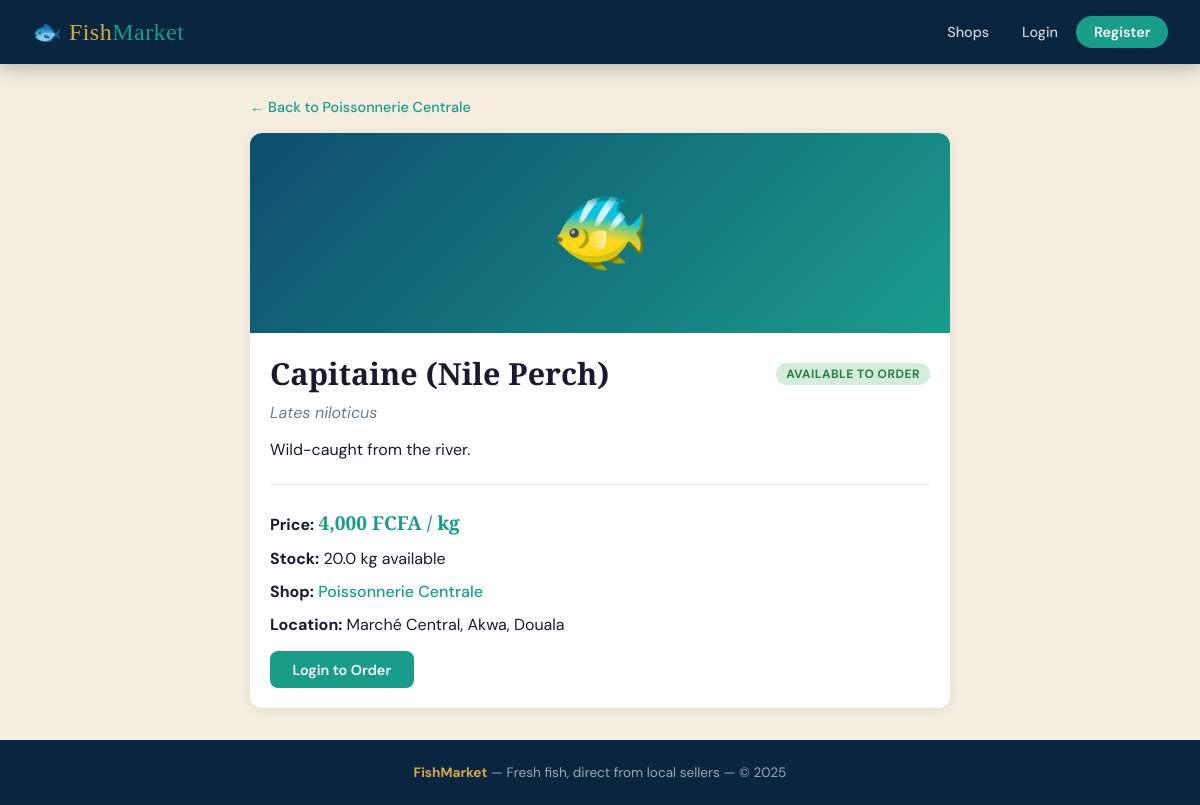
Page /fish/2 on the committed database.
### app.py (models this page shows)
class Shop(db.Model):
    __tablename__ = "shops"
    id          = db.Column(db.Integer, primary_key=True)
    seller_id   = db.Column(db.Integer, db.ForeignKey("users.id"), nullable=False, unique=True)
    name        = db.Column(db.String(120), nullable=False)
    description = db.Column(db.Text)
    location    = db.Column(db.String(255), nullable=False)
    city        = db.Column(db.String(80))
    logo_url    = db.Column(db.String(255))
    is_open     = db.Column(db.Boolean, default=True)   # shop open/closed toggle
    created_at  = db.Column(db.DateTime, default=datetime.utcnow)
    seller  = db.relationship("User",  back_populates="shop")
    fishes  = db.relationship("Fish",  back_populates="shop", cascade="all, delete-orphan")
    orders  = db.relationship("Order", back_populates="shop")

class Fish(db.Model):
    __tablename__ = "fishes"
    id           = db.Column(db.Integer, primary_key=True)
    shop_id      = db.Column(db.Integer, db.ForeignKey("shops.id"), nullable=False)
    name         = db.Column(db.String(120), nullable=False)
    species      = db.Column(db.String(120))
    description  = db.Column(db.Text)
    price_per_kg = db.Column(db.Float, nullable=False)
    stock_kg     = db.Column(db.Float, default=0.0)     # 0 = out of stock
    is_orderable = db.Column(db.Boolean, default=True)  # seller decides if ordering is open
    image_url    = db.Column(db.String(255))
    created_at   = db.Column(db.DateTime, default=datetime.utcnow)
    shop        = db.relationship("Shop",      back_populates="fishes")
    order_items = db.relationship("OrderItem", back_populates="fish")
    @property
    def available(self):
        return self.is_orderable and self.stock_kg > 0 and self.shop.is_open

### app.py (the view)
@app.route("/fish/<int:fish_id>")
def fish_detail(fish_id):
    fish = Fish.query.get_or_404(fish_id)
    return render_template("fish_detail.html", fish=fish, user=current_user())

### app.py (called while the page is built)
def current_user():
    if "user_id" in session:
        return db.session.get(User, session["user_id"])
    return None

### templates/fish_detail.html (shortened to what this page needs)
{% extends "base.html" %}
{% block content %}
<div style="max-width:700px;margin:0 auto;">
  <a href="{{ url_for('shop_detail', shop_id=fish.shop_id) }}" class="link" style="font-size:0.9rem;">← Back to {{ fish.shop.name }}</a>
  <div class="card mt-2">
    {% if fish.image_url %}
      <img src="{{ fish.image_url }}" alt="{{ fish.name }}" class="fish-img" style="height:260px;">
    {% else %}
      <div class="fish-img-placeholder" style="height:200px;font-size:5rem;">🐠</div>
    {% endif %}
    <div class="card-body">
      <div class="flex justify-between items-center mb-1">
        <h1 style="font-family:'Playfair Display',serif;font-size:1.9rem;">{{ fish.name }}</h1>
        {% if fish.available %}
          <span class="badge badge-green">Available to Order</span>
        {% elif fish.stock_kg == 0 %}
          <span class="badge badge-red">Out of Stock</span>
        {% else %}
          <span class="badge badge-gray">Not Available</span>
        {% endif %}
      </div>
      {% if fish.species %}
        <p class="text-muted mb-2" style="font-style:italic;">{{ fish.species }}</p>
      {% endif %}
      {% if fish.description %}
        <p class="mb-2">{{ fish.description }}</p>
      {% endif %}
      <hr class="divider">
      <div class="grid grid-2 mb-2" style="gap:0.75rem;">
        <div><strong>Price:</strong> <span class="price">{{ "{:,.0f}".format(fish.price_per_kg) }} FCFA / kg</span></div>
        <div><strong>Stock:</strong> {{ fish.stock_kg }} kg available</div>
        <div><strong>Shop:</strong> <a href="{{ url_for('shop_detail', shop_id=fish.shop_id) }}" class="link">{{ fish.shop.name }}</a></div>
        <div><strong>Location:</strong> {{ fish.shop.location }}</div>
      </div>
      {% if fish.available %}
        {% if user and user.role == 'customer' %}
          <a href="{{ url_for('place_order', fish_id=fish.id) }}" class="btn btn-primary">🛒 Place Order</a>
        {% elif not user %}
          <a href="{{ url_for('login') }}" class="btn btn-primary">Login to Order</a>
        {% endif %}
      {% else %}
        <p class="text-muted">This fish is currently not available for ordering.</p>
      {% endif %}
    </div>
  </div>
</div>
{% endblock %}

### templates/base.html (style rules this page uses)
:root { --ocean: #0a2540; --tide: #0e4d6e; --seafoam: #1a9c8a; --coral: #e8533e; --sand: #f5ede0; --gold: #d4a843; --white: #ffffff; --text: #1a1a2e; --muted: #6c7a8d; --card-bg: #ffffff; --border: #e2e8f0; --success: #2d7d46; --danger: #c0392b; --warning: #d4a017; --info: #1565a0; }
*, *::before, *::after { box-sizing: border-box; margin: 0; padding: 0; }
html { scroll-behavior: smooth; }
body { font-family: 'DM Sans', sans-serif; background: var(--sand); color: var(--text); min-height: 100vh; display: flex; flex-direction: column; }
.card { background: var(--card-bg); border-radius: 12px; box-shadow: 0 2px 12px rgba(10,37,64,0.08); overflow: hidden; transition: box-shadow 0.2s, transform 0.2s; }
.card-body { padding: 1.25rem; }
.btn { display: inline-block; padding: 0.6rem 1.4rem; border-radius: 8px; font-weight: 600; font-size: 0.9rem; cursor: pointer; border: none; text-decoration: none; transition: all 0.2s; text-align: center; font-family: 'DM Sans', sans-serif; }
.btn-primary { background: var(--seafoam); color: #fff; }
.badge { display: inline-block; padding: 3px 10px; border-radius: 20px; font-size: 0.75rem; font-weight: 700; text-transform: uppercase; letter-spacing: 0.04em; }
.badge-green { background: #d4edda; color: var(--success); }
.grid { display: grid; gap: 1.5rem; }
.grid-2 { grid-template-columns: repeat(auto-fill, minmax(360px, 1fr)); }
.text-muted { color: var(--muted); }
.mb-1 { margin-bottom: 0.5rem; }
.mb-2 { margin-bottom: 1rem; }
.mt-2 { margin-top: 1rem; }
.flex { display: flex; }
.items-center { align-items: center; }
.justify-between { justify-content: space-between; }
.fish-img-placeholder { width: 100%; height: 180px; background: linear-gradient(135deg, var(--tide), var(--seafoam)); display: flex; align-items: center; justify-content: center; font-size: 3rem; }
.price { font-family: 'Playfair Display', serif; color: var(--seafoam); font-size: 1.2rem; font-weight: 700; }
.divider { border: none; border-top: 1px solid var(--border); margin: 1.5rem 0; }
a.link { color: var(--seafoam); text-decoration: none; font-weight: 500; }

### rows in the picture
Shop: shop.name "Poissonnerie Centrale", shop.location "Marché Central, Akwa, Douala"
Fish: name "Capitaine (Nile Perch)", species "Lates niloticus", description "Wild-caught from the river.", price_per_kg "4,000", stock_kg "20.0"

### other values in the picture
{{ 2025 }} "2025"
